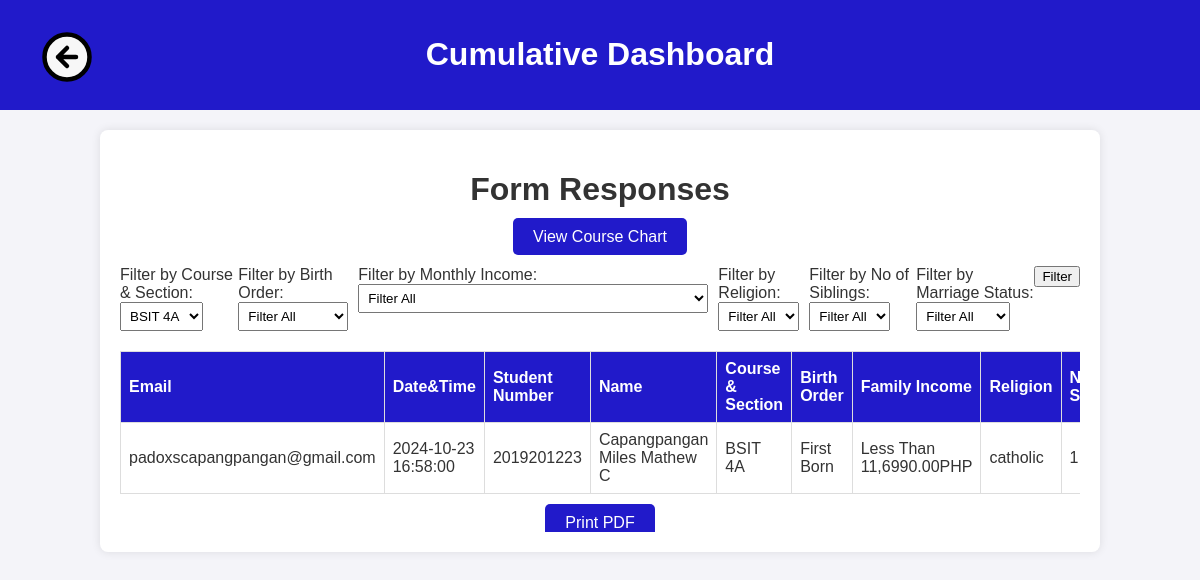
The app's page /cumulative_records.php?course_section=BSIT 4A with its own data.
### tables this page shows
CREATE TABLE `user_data` (
  `id` int(11) NOT NULL,
  `email` varchar(255) DEFAULT NULL,
  `datetime` datetime DEFAULT NULL,
  `student_number` varchar(50) DEFAULT NULL,
  `name` varchar(255) DEFAULT NULL,
  `nickname` varchar(255) DEFAULT NULL,
  `course_section` varchar(255) DEFAULT NULL,
  `mobile_number` varchar(50) DEFAULT NULL,
  `sex_at_birth` varchar(50) DEFAULT NULL,
  `gender_identity` varchar(50) DEFAULT NULL,
  `dob` date DEFAULT NULL,
  `age` int(11) DEFAULT NULL,
  `place_of_birth` varchar(255) DEFAULT NULL,
  `religion` varchar(255) DEFAULT NULL,
  `civil_status` varchar(50) DEFAULT NULL,
  `permanent_address` text DEFAULT NULL,
  `present_address` text DEFAULT NULL,
  `living_status` varchar(50) DEFAULT NULL,
  `employed` enum('Yes','No','','') DEFAULT NULL,
  `company_name` varchar(255) DEFAULT NULL,
  `job_title` varchar(255) DEFAULT NULL,
  `handicapped` varchar(255) DEFAULT NULL,
  `emergency_contact` varchar(255) DEFAULT NULL,
  `relation_to_emergency_contact` varchar(50) DEFAULT NULL,
  `emergency_contact_number` varchar(50) DEFAULT NULL,
  `birth_order` varchar(255) DEFAULT NULL,
  `number_of_siblings` int(11) DEFAULT NULL,
  `parents_marital_status` varchar(50) DEFAULT NULL,
  `fathers_name` varchar(255) DEFAULT NULL,
  `fathers_dob` date DEFAULT NULL,
  `fathers_age` int(11) DEFAULT NULL,
  `fathers_education` varchar(255) DEFAULT NULL,
  `fathers_occupation` varchar(255) DEFAULT NULL,
  `fathers_company` varchar(255) DEFAULT NULL,
  `mothers_maiden_name` varchar(255) DEFAULT NULL,
  `mothers_dob` date DEFAULT NULL,
  `mothers_age` int(11) DEFAULT NULL,
  `mothers_education` varchar(255) DEFAULT NULL,
  `mothers_occupation` varchar(255) DEFAULT NULL,
  `mothers_company` varchar(255) DEFAULT NULL,
  `family_income` varchar(255) DEFAULT NULL,
  `marriage_status` varchar(50) DEFAULT NULL,
  `spouse_name` varchar(255) DEFAULT NULL,
  `spouse_dob` date DEFAULT NULL,
  `spouse_education` varchar(255) DEFAULT NULL,
  `spouse_occupation` varchar(255) DEFAULT NULL,
  `spouse_company` varchar(255) DEFAULT NULL,
  `spouse_contact` varchar(50) DEFAULT NULL,
  `elem_school` varchar(255) DEFAULT NULL,
  `elem_type` varchar(50) DEFAULT NULL,
  `elem_years` varchar(50) DEFAULT NULL,
  `elem_awards` text DEFAULT NULL,
  `junior_high_school` varchar(255) DEFAULT NULL,
  `junior_type` varchar(50) DEFAULT NULL,
  `junior_years` varchar(50) DEFAULT NULL,
  `junior_awards` text DEFAULT NULL,
  `senior_high_school` varchar(255) DEFAULT NULL,
  `senior_type` varchar(50) DEFAULT NULL,
  `senior_years` varchar(50) DEFAULT NULL,
  `senior_awards` text DEFAULT NULL,
  `college_course` varchar(255) DEFAULT NULL,
  `college_type` varchar(50) DEFAULT NULL,
  `college_years` varchar(50) DEFAULT NULL,
  `college_awards` text DEFAULT NULL,
  `special_skills` text DEFAULT NULL,
  `hobbies` text DEFAULT NULL,
  `ambition` text DEFAULT NULL,
  `motto` text DEFAULT NULL,
  `characteristics` text DEFAULT NULL,
  `influence` text DEFAULT NULL,
  `concern` text DEFAULT NULL,
  `confidentiality` tinyint(1) DEFAULT NULL,
  `user_id` int(11) DEFAULT NULL
);

### cumulative_records.php (the view, shortened to what this page needs)
<?php
include 'db.php';
$filter_course_section = isset($_GET['course_section']) ? mysqli_real_escape_string($con, $_GET['course_section']) : '';
$filter_birth_order = isset($_GET['birth_order']) ? mysqli_real_escape_string($con, $_GET['birth_order']) : '';
$filter_monthly_income = isset($_GET['monthly_income']) ? mysqli_real_escape_string($con, $_GET['monthly_income']) : '';
$filter_religion = isset($_GET['religion']) ? mysqli_real_escape_string($con, $_GET['religion']) : '';
$filter_number_of_siblings = isset($_GET['number_of_siblings']) ? mysqli_real_escape_string($con, $_GET['number_of_siblings']) : '';
$filter_marriage_status = isset($_GET['marriage_status']) ? mysqli_real_escape_string($con, $_GET['marriage_status']) : '';
$course_query = "SELECT DISTINCT course_section FROM user_data ORDER BY course_section";
$course_result = mysqli_query($con, $course_query);
$course_sections = [];
while ($row = mysqli_fetch_assoc($course_result)) {
    $course_sections[] = $row['course_section'];
}
$query = "SELECT * FROM user_data WHERE 1";
if ($filter_course_section && $filter_course_section != 'All') {
    $query .= " AND course_section = '$filter_course_section'";
}
$result = mysqli_query($con, $query);
?>
<!DOCTYPE html>
<html lang="en">
<head>
</head>
<body>
    <header>
    <a href="admin_page.php" style="position: absolute; top: 20px; left: 40px; text-decoration: none; color: black;">
</a>
        <h1>Cumulative Dashboard</h1>
    </header>
    <div class="container">
        <h1>Form Responses</h1>
    <div style="text-align: center; margin-bottom: 20px;">
        <a href="view_chart.php" class="button" style="padding: 10px 20px; background-color: #211ACA; color: white; text-decoration: none; border-radius: 5px;">View Course Chart</a>
    </div>
        <form method="GET" class="filter-form">
        <div>
    <label for="course_section">Filter by Course & Section:</label>
    <select name="course_section" id="course_section">
        <?php foreach ($course_sections as $section): ?>
            <option value="<?php echo htmlspecialchars($section); ?>" <?php if ($filter_course_section == $section) echo 'selected'; ?>>
                <?php echo htmlspecialchars($section); ?>
            </option>
        <?php endforeach; ?>
    </select>
</div>
            <div>
                <label for="birth_order">Filter by Birth Order:</label>
                <select name="birth_order" id="birth_order">
                    <option value="All" <?php if ($filter_birth_order == 'All') echo 'selected'; ?>>Filter All</option>
                </select>
            </div>
            <div>
                <label for="monthly_income">Filter by Monthly Income:</label>
                <select name="monthly_income" id="monthly_income">
                    <option value="All" <?php if ($filter_monthly_income == 'All') echo 'selected'; ?>>Filter All</option>
                </select>
            </div>
            <div>
                <label for="religion">Filter by Religion:</label>
                <select name="religion" id="religion">
                    <option value="All" <?php if ($filter_religion == 'All') echo 'selected'; ?>>Filter All</option>
                </select>
            </div>
            <div>
                <label for="number_of_siblings">Filter by No of Siblings:</label>
                <select name="number_of_siblings" id="number_of_siblings">
                    <option value="All" <?php if ($filter_number_of_siblings == 'All') echo 'selected'; ?>>Filter All</option>
                </select>
            </div>
            <div>
                <label for="marriage_status">Filter by Marriage Status:</label>
                <select name="marriage_status" id="marriage_status">
                    <option value="All" <?php if ($filter_marriage_status == 'All') echo 'selected'; ?>>Filter All</option>
                </select>
            </div>
            <div>
                <button type="submit">Filter</button>
            </div>
        </form>
        <div class="table-container">
            <table>
                <thead>
                    <tr>
                        <th>Email</th>
                        <th>Date&Time</th>
                        <th>Student Number</th>
                        <th>Name</th>
                        <th>Course & Section</th>
                        <th>Birth Order</th>
                        <th>Family Income</th>
                        <th>Religion</th>
                        <th>No of Siblings</th>
                    </tr>
                </thead>
                <tbody>
                    <?php while ($row = mysqli_fetch_assoc($result)): ?>
                        <tr>
                            <td><?php echo htmlspecialchars($row['email']); ?></td>
                            <td><?php echo htmlspecialchars($row['datetime']); ?></td>
                            <td><?php echo htmlspecialchars($row['student_number']); ?></td>
                            <td><?php echo htmlspecialchars($row['name']); ?></td>
                            <td><?php echo htmlspecialchars($row['course_section']); ?></td>
                            <td><?php echo htmlspecialchars($row['birth_order']); ?></td>
                            <td><?php echo htmlspecialchars($row['family_income']); ?></td>
                            <td><?php echo htmlspecialchars($row['religion']); ?></td>
                            <td><?php echo htmlspecialchars($row['number_of_siblings']); ?></td>
                        </tr>
                    <?php endwhile; ?>
                </tbody>
            </table>
            <div style="text-align: center; margin-top: 20px;">
    <a href="cumprint.php?course_section=<?php echo urlencode($filter_course_section); ?>&birth_order=<?php echo urlencode($filter_birth_order); ?>&monthly_income=<?php echo urlencode($filter_monthly_income); ?>&religion=<?php echo urlencode($filter_religion); ?>&number_of_siblings=<?php echo urlencode($filter_number_of_siblings); ?>&marriage_status=<?php echo urlencode($filter_marriage_status); ?>" class="button" style="padding: 10px 20px; background-color: #211ACA; color: white; text-decoration: none; border-radius: 5px;">Print PDF</a>
</div>
        </div>
    </div>
</body>
</html>

### cumulative_records.php (style rules this page uses)
body { font-family: Arial, sans-serif; background-color: #f4f4f9; color: #333; margin: 0; padding: 0; }
header { background-color: #211ACA; color: white; padding: 15px; text-align: center; }
.container { width: 80%; margin: 20px auto; padding: 20px; background: #fff; box-shadow: 0 0 10px rgba(0,0,0,0.1); border-radius: 8px; }
.container h1 { text-align: center; margin-bottom: 20px; }
.table-container { overflow-x: auto; }
table { width: 100%; border-collapse: collapse; }
th, td { border: 1px solid #ddd; padding: 8px; text-align: left; }
th { background-color: #211ACA; color: white; }
.filter-form { margin-bottom: 20px; display: flex; justify-content: space-between; }
select { padding: 5px; margin-right: 10px; }

### records on screen
user_data: email "padoxscapangpangan@gmail.com", datetime "2024-10-23 16:58:00", student_number "2019201223", name "Capangpangan Miles Mathew C", course_section "BSIT 4A", birth_order "First Born", family_income "Less Than 11,6990.00PHP", religion "catholic", number_of_siblings "1"

### other values on screen
form field course_section "BSIT 4A"
